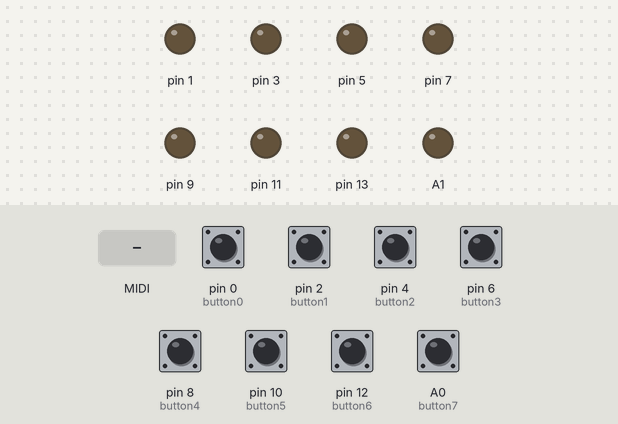
Recording of a sketch running on a simulated Teensy 4. On the bench: output pins drawn as LEDs (lit = HIGH). The test bench sets the inputs (shaded band); at power-on: A0 (button7), pin 0 (button0), pin 2 (button1), pin 4 (button2), pin 6 (button3), pin 8 (button4), pin 10 (button5), pin 12 (button6) HIGH.

Above: at 1.2 s.
1.3 s: MIDI note 60 received
At 1.45 s:
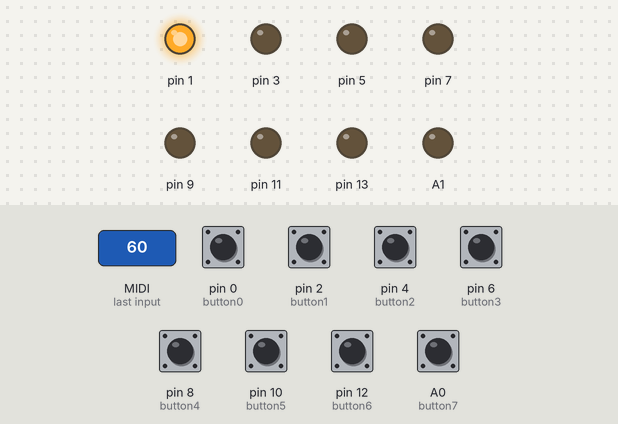
3.1 s: MIDI note 64 received
At 3.25 s:
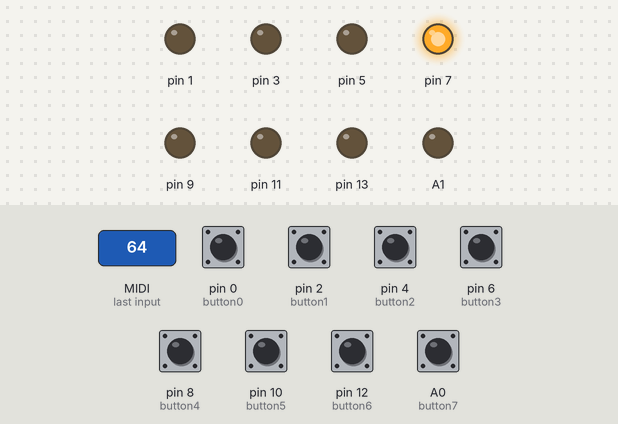
Timing chart, 0 to 6.1 s (numbered marks = the images above; inputs shaded):
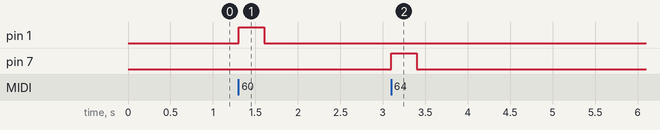

The sketch:

globe_teensy.ino
```cpp
#include <Bounce.h>

const int channel = 1;
const int cc = 42;

Bounce button0 = Bounce(0, 5);
Bounce button1 = Bounce(2, 5);
Bounce button2 = Bounce(4, 5);
Bounce button3 = Bounce(6, 5);
Bounce button4 = Bounce(8, 5);
Bounce button5 = Bounce(10, 5);
Bounce button6 = Bounce(12, 5);
Bounce button7 = Bounce(14, 5);


// the setup() method runs once, when the sketch starts

void setup() {
  //PINS
  pinMode(0, INPUT_PULLUP);
  pinMode(1, OUTPUT);
  pinMode(2, INPUT_PULLUP);
  pinMode(3, OUTPUT);
  pinMode(4, INPUT_PULLUP);
  pinMode(5, OUTPUT);
  pinMode(6, INPUT_PULLUP);
  pinMode(7, OUTPUT);
  pinMode(8, INPUT_PULLUP);
  pinMode(9, OUTPUT);
  pinMode(10, INPUT_PULLUP);
  pinMode(11, OUTPUT);
  pinMode(12, INPUT_PULLUP);
  pinMode(13, OUTPUT);
  pinMode(14, INPUT_PULLUP);
  pinMode(15, OUTPUT);

  usbMIDI.setHandleNoteOff(OnNoteOff); //FOR OUTGOING DATA
  usbMIDI.setHandleNoteOn(OnNoteOn);   //FOR OUTGOING DATA
}

void loop() {
  usbMIDI.read(); // USB MIDI receive

  button0.update();
  button1.update();
  button2.update();
  button3.update();
  button4.update();
  button5.update();
  button6.update();
  button7.update();


  if (button0.fallingEdge()) {
    usbMIDI.sendControlChange(99, cc, channel);  //FOR INCOMING DATA
  }
  if (button1.fallingEdge()) {
    usbMIDI.sendControlChange(98, cc, channel);  //FOR INCOMING DATA
  }
  if (button2.fallingEdge()) {
    usbMIDI.sendControlChange(97, cc, channel);  //FOR INCOMING DATA
  }
  if (button3.fallingEdge()) {
    usbMIDI.sendControlChange(95, cc, channel);  //FOR INCOMING DATA
  }
  if (button4.fallingEdge()) {
    usbMIDI.sendControlChange(88, cc, channel);  //FOR INCOMING DATA
  }
  if (button5.fallingEdge()) {
    usbMIDI.sendControlChange(93, cc, channel);  //FOR INCOMING DATA
  }
  if (button6.fallingEdge()) {
    usbMIDI.sendControlChange(90, cc, channel);  //FOR INCOMING DATA
  }
  if (button7.fallingEdge()) {
    usbMIDI.sendControlChange(96, cc, channel);  //FOR INCOMING DATA
  }
}

//ADDING LED ON BLINK LOOP
void OnNoteOn(byte channel, byte note, byte velocity) {

  if (note==60) {
    digitalWrite(1, HIGH);   // set the LED on
  }
  if (note==61) {
    digitalWrite(3, HIGH);   // set the LED on
  }
  if (note==62) {
    digitalWrite(5, HIGH);   // set the LED on
  }
  if (note==64) {
    digitalWrite(7, HIGH);   // set the LED on
  }
  if (note==71) {
    digitalWrite(9, HIGH);   // set the LED on
  }
  if (note==66) {
    digitalWrite(11, HIGH);   // set the LED on
  }
  if (note==69) {
    digitalWrite(13, HIGH);   // set the LED on
  }
  if (note==63) {
    digitalWrite(15, HIGH);   // set the LED on
  }

}

void OnNoteOff(byte channel, byte note, byte velocity) {

  if (note==60) {
    digitalWrite(1, LOW);   // set the LED off
  }
  if (note==61) {
    digitalWrite(3, LOW);   // set the LED off
  }
  if (note==62) {
    digitalWrite(5, LOW);   // set the LED off
  }
  if (note==64) {
    digitalWrite(7, LOW);   // set the LED off
  }
  if (note==71) {
    digitalWrite(9, LOW);   // set the LED off
  }
  if (note==66) {
    digitalWrite(11, LOW);   // set the LED off
  }
  if (note==69) {
    digitalWrite(13, LOW);   // set the LED off
  }
  if (note==63) {
    digitalWrite(15, LOW);   // set the LED off
  }

}
```

Measured:
- after the input at 1.3 s, pin 1: LOW → HIGH at once, → LOW 0.30 s later
- after the input at 3.1 s, pin 7: LOW → HIGH at once, → LOW 0.30 s later
